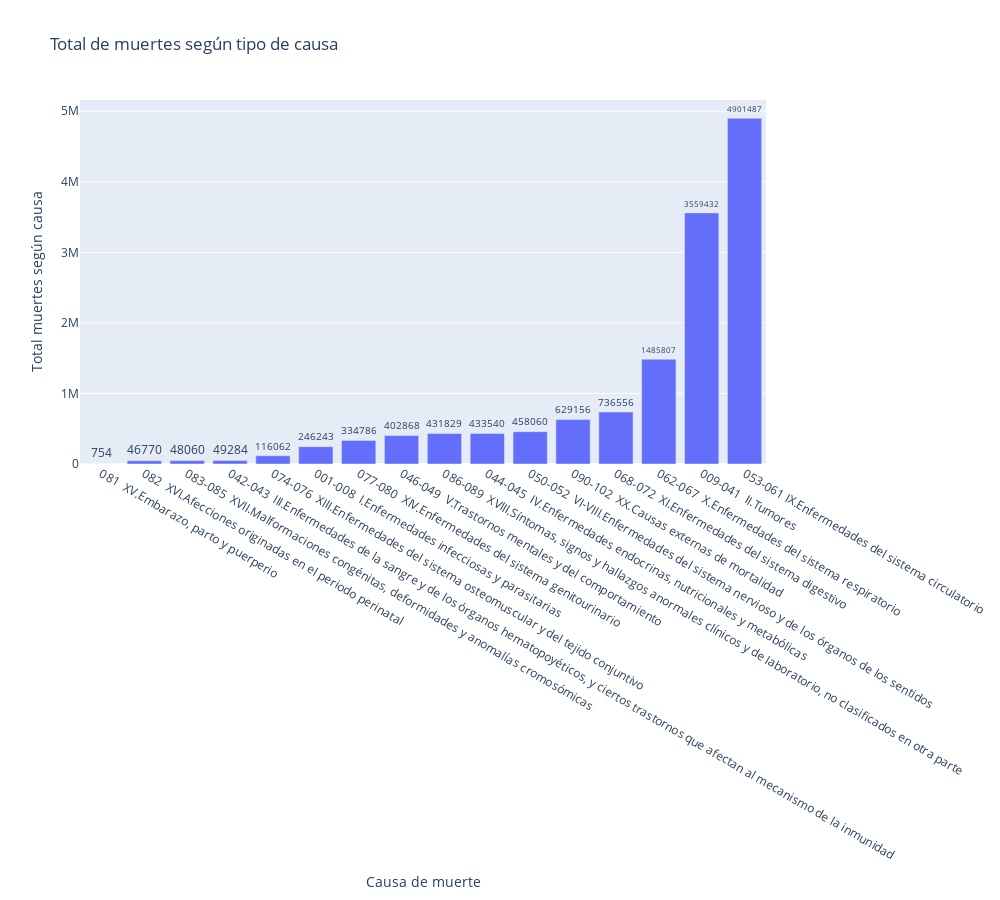

The notebook cell this image was saved under:
### Code cell
fig= px.bar(data_frame=chart_causesm,
           x='Causa de muerte',
           y='Total',
           labels={'Causa de muerte':'Causa de muerte','Total':'Total muertes según causa'},
           title='Total de muertes según tipo de causa',
           text='Total')
fig.update_layout(width=1000, height=900) #tamaño del gráfico
fig.update_traces(textposition='outside')

#fig.update_traces(marker_color=['orange', 'green', 'red', 'blue', 'purple', 'yellow','pink'])
#la línea anterior pone cada barra de un color
#Con el parámetro total se añade la etiqueta

### Figure 1 — Plotly figure (JSON) as saved in the notebook; plotly's stock layout.template omitted (floating-point values rounded to 4 significant figures)
{"data": [{"alignmentgroup": "True", "hovertemplate": "Causa de muerte=%{x}<br>Total muertes según causa=%{text}<extra></extra>", "legendgroup": "", "marker": {"color": "#636efa", "pattern": {"shape": ""}}, "name": "", "offsetgroup": "", "orientation": "v", "showlegend": false, "text": [754, 46770, 48060, 49284, 116062, 246243, 334786, 402868, 431829, 433540, 458060, 629156, 736556, 1485807, 3559432, 4901487], "textposition": "outside", "type": "bar", "x": ["081  XV.Embarazo, parto y puerperio", "082  XVI.Afecciones originadas en el periodo perinatal", "083-085  XVII.Malformaciones congénitas, deformidades y anomalías cromosómicas", "042-043  III.Enfermedades de la sangre y de los órganos hematopoyéticos, y ciertos trastornos que afectan al mecanismo de la inmunidad", "074-076  XIII.Enfermedades del sistema osteomuscular y del tejido conjuntivo", "001-008  I.Enfermedades infecciosas y parasitarias", "077-080  XIV.Enfermedades del sistema genitourinario", "046-049  V.Trastornos mentales y del comportamiento", "086-089  XVIII.Síntomas, signos y hallazgos anormales clínicos y de laboratorio, no clasificados en otra parte", "044-045  IV.Enfermedades endocrinas, nutricionales y metabólicas", "050-052  VI-VIII.Enfermedades del sistema nervioso y de los órganos de los sentidos", "090-102  XX.Causas externas de mortalidad", "068-072  XI.Enfermedades del sistema digestivo", "062-067  X.Enfermedades del sistema respiratorio", "009-041  II.Tumores", "053-061 IX.Enfermedades del sistema circulatorio"], "xaxis": "x", "y": [754, 46770, 48060, 49284, 116062, 246243, 334786, 402868, 431829, 433540, 458060, 629156, 736556, 1485807, 3559432, 4901487], "yaxis": "y"}], "layout": {"barmode": "relative", "height": 900, "legend": {"tracegroupgap": 0}, "title": {"text": "Total de muertes según tipo de causa"}, "width": 1000, "xaxis": {"anchor": "y", "domain": [0, 1], "title": {"text": "Causa de muerte"}}, "yaxis": {"anchor": "x", "domain": [0, 1], "title": {"text": "Total muertes según causa"}}}}
